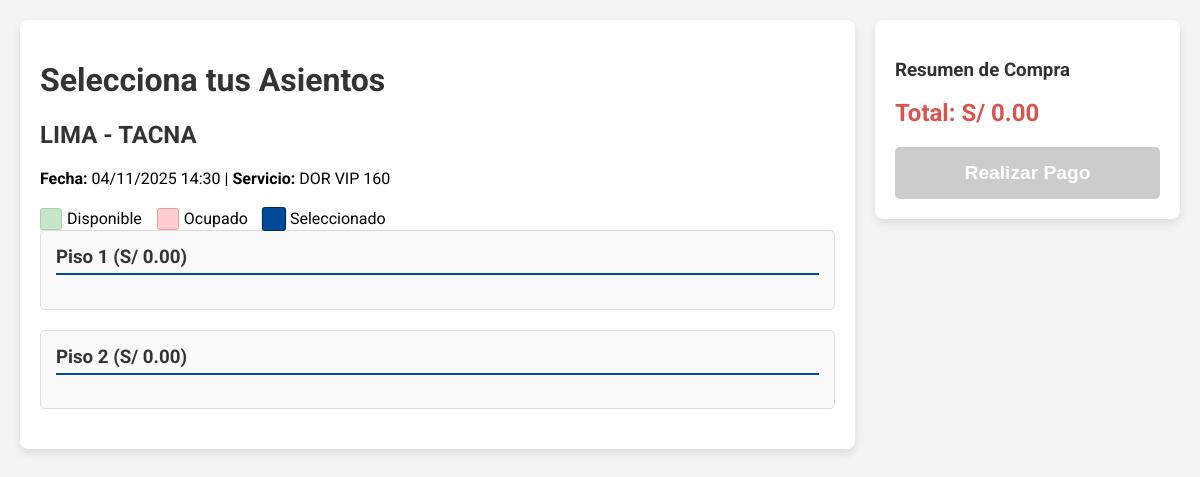
Screenshot of /compra/seleccionar_asientos.php?viaje=2 (signed in) with the database file from the repository.
### tables this page shows
CREATE TABLE viajes (
    id_viaje INT PRIMARY KEY AUTO_INCREMENT,
    id_ruta INT,
    id_bus INT,
    id_conductor INT,
    id_copiloto INT,
    fecha_salida DATETIME,
    fecha_llegada DATETIME,
    estado ENUM('programado', 'en_curso', 'finalizado', 'cancelado') DEFAULT 'programado',
    FOREIGN KEY (id_ruta) REFERENCES rutas(id_ruta),
    FOREIGN KEY (id_bus) REFERENCES buses(id_bus),
    FOREIGN KEY (id_conductor) REFERENCES trabajadores(id_trabajador),
    FOREIGN KEY (id_copiloto) REFERENCES trabajadores(id_trabajador)
);

CREATE TABLE rutas (
    id_ruta INT PRIMARY KEY AUTO_INCREMENT,
    origen VARCHAR(100) NOT NULL,
    destino VARCHAR(100) NOT NULL,
    distancia DECIMAL(10,2),
    duracion_estimada TIME,
    precio_base DECIMAL(10,2)
);

CREATE TABLE buses (
    id_bus INT PRIMARY KEY AUTO_INCREMENT,
    placa VARCHAR(10) NOT NULL UNIQUE,
    modelo VARCHAR(100),
    tipo_servicio ENUM('BUS CAMA', 'DOR VIP 160', 'ECONOCAMA', 'PLATINUM') NOT NULL,
    capacidad_piso1 INT NOT NULL,
    capacidad_piso2 INT,
    año_fabricacion INT,
    estado ENUM('activo', 'mantenimiento', 'fuera_servicio') DEFAULT 'activo'
);

### compra/seleccionar_asientos.php (the view, shortened to what this page needs)
<?php
include '../config/db.php';
$id_viaje = (int)$_GET['viaje'];
$viaje_sql = "
    SELECT v.id_viaje, v.fecha_salida, v.id_bus,
           r.origen, r.destino,
           b.modelo, b.tipo_servicio, b.capacidad_piso1, b.capacidad_piso2
    FROM viajes v
    JOIN rutas r ON v.id_ruta = r.id_ruta
    JOIN buses b ON v.id_bus = b.id_bus
    WHERE v.id_viaje = $id_viaje
";
$viaje_result = $conn->query($viaje_sql);
$viaje = $viaje_result->fetch_assoc();
$asientos_piso1 = [];
$asientos_piso2 = [];
?>
<!DOCTYPE html>
<html lang="es">
<head>
</head>
<body>
    <div class="container">
        <div class="bus-container">
            <h1>Selecciona tus Asientos</h1>
            <h2><?php echo $viaje['origen'] . " - " . $viaje['destino']; ?></h2>
            <p><strong>Fecha:</strong> <?php echo date('d/m/Y H:i', strtotime($viaje['fecha_salida'])); ?> | <strong>Servicio:</strong> <?php echo $viaje['tipo_servicio']; ?></p>
            <div class="leyenda">
                <div class="leyenda-item"><div class="asiento" style="width:20px; height:20px;"></div> Disponible</div>
                <div class="leyenda-item"><div class="asiento ocupado" style="width:20px; height:20px;"></div> Ocupado</div>
                <div class="leyenda-item"><div class="asiento seleccionado" style="width:20px; height:20px;"></div> Seleccionado</div>
            </div>
            <?php if ($viaje['capacidad_piso1'] > 0): ?>
            <div class="bus-piso">
                <h3>Piso 1 (<?php echo "S/ " . number_format($asientos_piso1[0]['precio'], 2); ?>)</h3>
            </div>
            <?php endif; ?>
            <?php if ($viaje['capacidad_piso2'] > 0): ?>
            <div class="bus-piso">
                <h3>Piso 2 (<?php echo "S/ " . number_format($asientos_piso2[0]['precio'], 2); ?>)</h3>
            </div>
            <?php endif; ?>
        </div>
        <div class="resumen-container">
            <h3>Resumen de Compra</h3>
            <form id="form-pago" action="pago.php" method="POST">
                <div id="resumen-total">
                    Total: S/ 0.00
                </div>
                <button type="submit" id="btn-pagar" class="btn-pagar" disabled>Realizar Pago</button>
            </form>
        </div>
    </div>
</body>
</html>

### compra/seleccionar_asientos.php (style rules this page uses)
body { font-family: 'Roboto', sans-serif; background-color: #f4f4f4; margin: 0; padding: 20px; }
.container { display: flex; max-width: 1200px; margin: 0 auto; gap: 20px; flex-wrap: wrap; }
.bus-container { flex: 3; background: #fff; padding: 20px; border-radius: 8px; box-shadow: 0 4px 10px rgba(0,0,0,0.1); }
.resumen-container { flex: 1; background: #fff; padding: 20px; border-radius: 8px; box-shadow: 0 4px 10px rgba(0,0,0,0.1); position: sticky; top: 20px; align-self: flex-start; }
h1, h2, h3 { color: #333; }
.bus-piso { background-color: #f9f9f9; border: 1px solid #ddd; border-radius: 5px; padding: 15px; margin-bottom: 20px; }
.bus-piso h3 { border-bottom: 2px solid #004a99; padding-bottom: 5px; margin-top: 0; }
.asiento { width: 50px; height: 50px; border-radius: 5px; display: flex; align-items: center; justify-content: center; font-weight: bold; color: #333; background-color: #c8e6c9; border: 1px solid #a5d6a7; cursor: pointer; transition: background-color 0.3s, transform 0.2s; }
.asiento.ocupado { background-color: #ffcdd2; border-color: #ef9a9a; cursor: not-allowed; color: #c62828; }
.asiento.seleccionado { background-color: #004a99; border-color: #002a5c; color: white; transform: scale(1.1); }
.leyenda { display: flex; gap: 15px; margin-top: 20px; flex-wrap: wrap; }
.leyenda-item { display: flex; align-items: center; gap: 5px; }
.leyenda-item div { width: 20px; height: 20px; border-radius: 3px; }
#resumen-total { font-size: 1.5em; font-weight: bold; color: #d9534f; margin-top: 10px; }
.btn-pagar { display: block; width: 100%; padding: 15px; background-color: #d9534f; color: white; border: none; border-radius: 5px; font-size: 1.2em; font-weight: bold; cursor: pointer; text-align: center; margin-top: 20px; }
.btn-pagar:disabled { background-color: #ccc; cursor: not-allowed; }

### rows the page displays
viajes: id_ruta.origen "LIMA", id_ruta.destino "TACNA", fecha_salida "04/11/2025 14:30", id_bus.tipo_servicio "DOR VIP 160"

### other values shown
$asientos_piso1[0]['precio'] "0.00"
$asientos_piso2[0]['precio'] "0.00"
